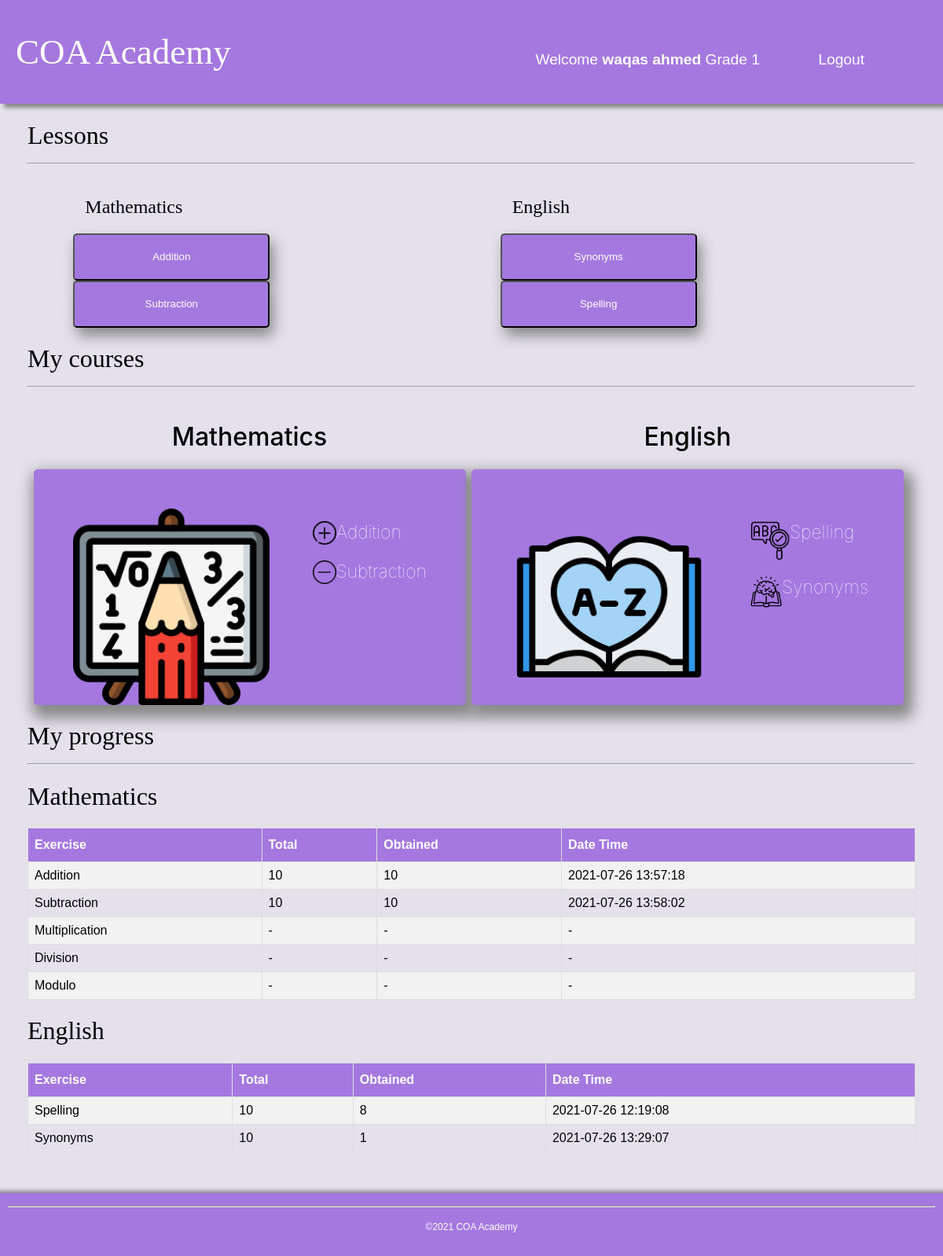
/dashboard.php (signed in), run on the app's committed database.
### tables this page shows
CREATE TABLE `users` (
  `ID` int(11) NOT NULL,
  `username` varchar(200) NOT NULL,
  `password` varchar(200) NOT NULL,
  `fullname` varchar(200) NOT NULL,
  `grade` varchar(200) NOT NULL
);

CREATE TABLE `results` (
  `ID` int(11) NOT NULL,
  `username` varchar(255) NOT NULL,
  `result` int(10) NOT NULL,
  `total` int(10) NOT NULL,
  `op` varchar(20) NOT NULL,
  `subject` varchar(100) DEFAULT NULL,
  `datetime` timestamp NOT NULL DEFAULT CURRENT_TIMESTAMP
);

### dashboard.php (the view, shortened to what this page needs)
<?php
	include "DBconnection.php";
	$name= $_SESSION["username"];
	$userQuery = mysqli_query($conn,"select * from users where username='$name'");
	if(mysqli_num_rows($userQuery) == 0){
		header("Location: ../logout.php");
	}else{
		$userData = mysqli_fetch_assoc($userQuery);
		$grade = $userData['grade'];
		$fullname = $userData['fullname'];
	}
?>
<!DOCTYPE html>
<html lang="en">
<head>
  <link rel="stylesheet" type="text/css"  href="style.css">
</head>
<body>
  <div id="header">
    <a href="#"><h1>COA Academy</h1></a>
    <div id="nav">
      <ul>
        <li>Welcome <b><?php echo $fullname; ?></b> Grade <?php echo $grade; ?></li>
        <li><a href="./logout.php">Logout</a></li>
    </ul>
    </div>
  </div>
	<div class="container">
		<h1 id="courses">Lessons<hr></h1>
	<div id="subject-container">
		<div>
		<h2 style="margin-left: 30px">Mathematics</h2>
			<div class="content" id="math-lesson">
		</div>
		</div>
	<div>
		<h2 style="margin-left: 30px">English</h2>
				<div	class="content" id="eng-lesson">
		</div>
	</div>
	</div>
	</div>
	<div class="container">
		<h1 id="courses">My courses<hr></h1>
<div id="subject-container">
<div>
  <h1>Mathematics</h1>
  <div class="subject">
    <img src="images/maths.png" width="250px" height="250px">
    <div class="content">
      <ul>
        <li id="Addition"><img src="images/add-file-button.png" width="30px"><a href="./exercises.php?grade=<?php echo $grade; ?>&quiz=math&op=Addition" >Addition</a></li>
        <li id="Subtraction"><img src="images/negative-sign.png" width="30px"><a href="./exercises.php?grade=<?php echo $grade; ?>&quiz=math&op=Subtraction">Subtraction</a></li>
      </ul>
    </div>
  </div>
</div>
<div>
  <h1>English</h1>
  <div class="subject">
    <img src="images/knowledge.png" width="250px" height="250px">
    <div class="content">
      <ul>
        <li><img src="images/grammar.png" width="50px"> <a href="./exercises_eng.php?grade=<?php echo $grade; ?>&quiz=eng&op=Spelling">Spelling</a></li>
        <li><img src="images/book.png" width="40px"><a href="./exercises_eng.php?grade=<?php echo $grade; ?>&quiz=eng&op=Synonyms">Synonyms</a></li>
      </ul>
    </div>
  </div></div>
  <br />
  <br />
</div>
<h1 id="courses">My progress<hr></h1>
<div id="progress">
<div>
  <h1>Mathematics</h1>
  <table class="progress">
	<tr>
		<th>Exercise</th>
		<th>Total</th>
		<th>Obtained</th>
		<th>Date Time</th>
	</tr>
	<tr>
		<?php
			$quizQ = mysqli_query($conn,"select * from results where username='$name' and subject='math' and op='addition' ORDER BY ID DESC LIMIT 1");
			if(mysqli_num_rows($quizQ) == 0){
				echo "<td>Addition</td>";
				echo "<td>-</td>";
				echo "<td>-</td>";
				echo "<td>-</td>";
			}else{
				$quizData = mysqli_fetch_assoc($quizQ);
				echo "<td>Addition</td>";
				echo "<td>" . $quizData['total'] . "</td>";
				echo "<td>" . $quizData['result'] . "</td>";
				echo "<td>" . $quizData['datetime'] . "</td>";
			}
		?>
	</tr>
	<tr>
		<?php
			$quizQ = mysqli_query($conn,"select * from results where username='$name' and subject='math' and op='subtraction' ORDER BY ID DESC LIMIT 1");
			if(mysqli_num_rows($quizQ) == 0){
				echo "<td>Subtraction</td>";
				echo "<td>-</td>";
				echo "<td>-</td>";
				echo "<td>-</td>";
			}else{
				$quizData = mysqli_fetch_assoc($quizQ);
				echo "<td>Subtraction</td>";
				echo "<td>" . $quizData['total'] . "</td>";
				echo "<td>" . $quizData['result'] . "</td>";
				echo "<td>" . $quizData['datetime'] . "</td>";
			}
		?>
	</tr>
	<tr>
		<?php
			$quizQ = mysqli_query($conn,"select * from results where username='$name' and subject='math' and op='multiplication' ORDER BY ID DESC LIMIT 1");
			if(mysqli_num_rows($quizQ) == 0){
				echo "<td>Multiplication</td>";
				echo "<td>-</td>";
				echo "<td>-</td>";
				echo "<td>-</td>";
			}else{
				$quizData = mysqli_fetch_assoc($quizQ);
				echo "<td>Multiplication</td>";
				echo "<td>" . $quizData['total'] . "</td>";
				echo "<td>" . $quizData['result'] . "</td>";
				echo "<td>" . $quizData['datetime'] . "</td>";
			}
		?>
	</tr>
	<tr>
		<?php
			$quizQ = mysqli_query($conn,"select * from results where username='$name' and subject='math' and op='division' ORDER BY ID DESC LIMIT 1");
			if(mysqli_num_rows($quizQ) == 0){
				echo "<td>Division</td>";
				echo "<td>-</td>";
				echo "<td>-</td>";
				echo "<td>-</td>";
			}else{
				$quizData = mysqli_fetch_assoc($quizQ);
				echo "<td>Division</td>";
				echo "<td>" . $quizData['total'] . "</td>";
				echo "<td>" . $quizData['result'] . "</td>";
				echo "<td>" . $quizData['datetime'] . "</td>";
			}
		?>
	</tr>
	<tr>
		<?php
			$quizQ = mysqli_query($conn,"select * from results where username='$name' and subject='math' and op='modulo' ORDER BY ID DESC LIMIT 1");
			if(mysqli_num_rows($quizQ) == 0){
				echo "<td>Modulo</td>";
				echo "<td>-</td>";
				echo "<td>-</td>";
				echo "<td>-</td>";
			}else{
				$quizData = mysqli_fetch_assoc($quizQ);
				echo "<td>Modulo</td>";
				echo "<td>" . $quizData['total'] . "</td>";
				echo "<td>" . $quizData['result'] . "</td>";
				echo "<td>" . $quizData['datetime'] . "</td>";
			}
		?>
	</tr>
  </table>
</div>
<div>
  <h1>English</h1>
  <table class="progress">
	<tr>
		<th>Exercise</th>
		<th>Total</th>
		<th>Obtained</th>
		<th>Date Time</th>
	</tr>
	<tr>
		<?php
			$quizQ = mysqli_query($conn,"select * from results where username='$name' and subject='eng' and op='spelling' ORDER BY ID DESC LIMIT 1");
			if(mysqli_num_rows($quizQ) == 0){
				echo "<td>Spelling</td>";
				echo "<td>-</td>";
				echo "<td>-</td>";
				echo "<td>-</td>";
			}else{
				$quizData = mysqli_fetch_assoc($quizQ);
				echo "<td>Spelling</td>";
				echo "<td>" . $quizData['total'] . "</td>";
				echo "<td>" . $quizData['result'] . "</td>";
				echo "<td>" . $quizData['datetime'] . "</td>";
			}
		?>
	</tr>
	<tr>
		<?php
			$quizQ = mysqli_query($conn,"select * from results where username='$name' and subject='eng' and op='synonyms' ORDER BY ID DESC LIMIT 1");
			if(mysqli_num_rows($quizQ) == 0){
				echo "<td>Synonyms</td>";
				echo "<td>-</td>";
				echo "<td>-</td>";
				echo "<td>-</td>";
			}else{
				$quizData = mysqli_fetch_assoc($quizQ);
				echo "<td>Synonyms</td>";
				echo "<td>" . $quizData['total'] . "</td>";
				echo "<td>" . $quizData['result'] . "</td>";
				echo "<td>" . $quizData['datetime'] . "</td>";
			}
		?>
	</tr>
  </table>
  <br /> <br /> <br />
</div>
</div>
	</div>
  <div id="footer">
  <hr style="color:white">
  <p>©2021 COA Academy</p>
   </div>
</body>
</html>

### style.css (style rules this page uses)
html { background-color: rgb(229, 225, 235) ; }
body { font-family:-apple-system, BlinkMacSystemFont, 'Segoe UI', Roboto, Oxygen, Ubuntu, Cantarell, 'Open Sans', 'Helvetica Neue', sans-serif; }
#header { background-color: rgb(165, 120, 224); height: 100%; padding: 10px; color: white; font-family:Arial, Helvetica, sans-serif; margin-right: -8px; margin-left: -8px; margin-top: -8px; box-shadow: 5px 5px 5px #888888; overflow:auto; }
#header h1 { margin-left: 10px; font-size:45px; float: left; color:white; }
#header ul { margin-top: 55px; margin-right:80px; list-style-type: none; float:right; }
#header li { display:inline; padding: 5px; padding-left: 10px; padding-right: 10px; margin-left: 50px; font-size: larger; }
#header li a { text-decoration: none; color:white; transition:0.5s; }
#math-lesson { flex-wrap: wrap; }
#footer { background-color:rgb(165, 120, 224);; height: 80px; padding: 10px; color: white; font-family:Arial, Helvetica, sans-serif; margin: -8px; text-align: center; font-size: 12px; box-shadow: 5px 5px 5px 8px #888888; }
h1, h2, h3, h4, h5 { font-family: Roboto-Medium; font-weight:500 !important }
* { box-sizing: border-box; }
p { line-height: 27px; }
.content { padding: 0px 15px; width: 100%; }
@media (min-width:768px) { .container { width: 90%; margin: 0 auto; } }
@media (min-width:1200px) { .container { width: 1130px; margin: 0 auto; display: block; } }
#subject-container { display:flex; justify-content: space-evenly; flex-wrap: wrap; font-family:-apple-system, BlinkMacSystemFont, 'Segoe UI', Roboto, Oxygen, Ubuntu, Cantarell, 'Open Sans', 'Helvetica Neue', sans-serif; font-weight: 70; }
.subject { display: flex; justify-content: space-between; width: 550px; height:300px; border-radius: 5px; padding: 50px; background-color:rgb(165, 120, 224); ; box-shadow: 5px 10px 18px 7px #888888; }
#subject-container h1 { text-align: center; font-family:-apple-system, BlinkMacSystemFont, 'Segoe UI', Roboto, Oxygen, Ubuntu, Cantarell, 'Open Sans', 'Helvetica Neue', sans-serif; font-weight: 70; }
.content { width:500px; border-radius: 5px; margin: 0 auto; }
.content ul { list-style-type:none; }
.content li { margin-bottom:20px; display: flex; font-size: 23px; }
.content li a { text-decoration: none ; color:white; }
table.progress { font-family: Arial, Helvetica, sans-serif; border-collapse: collapse; width: 100%; }
table.progress td, table.progress th { border: 1px solid #ddd; padding: 8px; }
table.progress tr:nth-child(even) { background-color: #f2f2f2; }
table.progress th { padding-top: 12px; padding-bottom: 12px; text-align: left; background-color: rgb(165, 120, 224);; color: white; }

### data on the page
users: fullname "waqas ahmed", grade "1"
results: total "10", result "10", datetime "2021-07-26 13:57:18"
results: total "10", result "10", datetime "2021-07-26 13:58:02"
results: total "10", result "8", datetime "2021-07-26 12:19:08"
results: total "10", result "1", datetime "2021-07-26 13:29:07"
